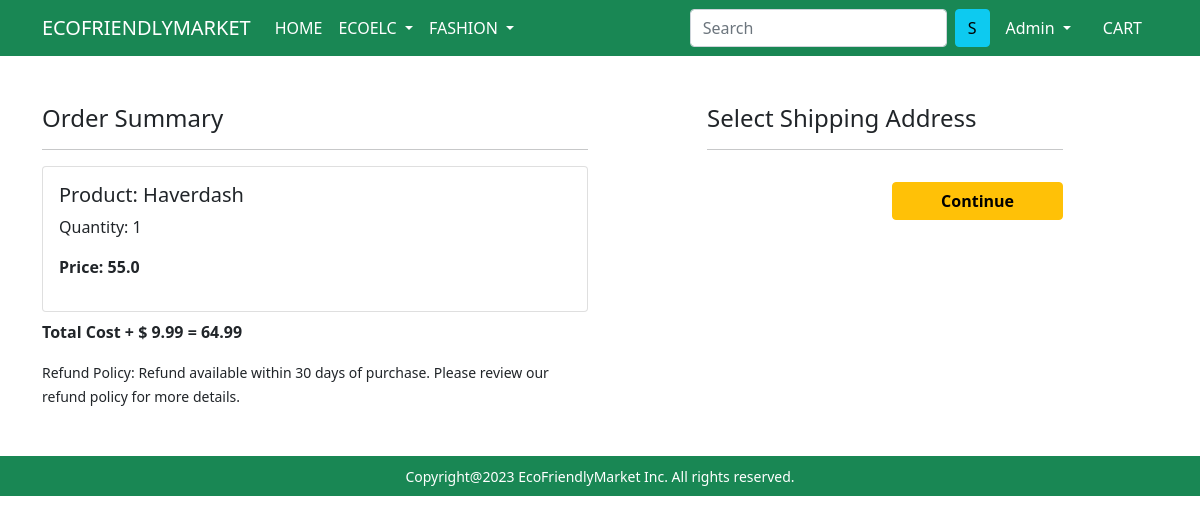
Screenshot of /checkout/ (signed in) with the database file from the repository.
### app/models.py (models this page shows, shortened)
class Cart(models.Model):
    user = models.ForeignKey(User, on_delete=models.CASCADE)
    product = models.ForeignKey(Product, on_delete=models.CASCADE)
    quantity = models.PositiveIntegerField(default=1)
    @property
    def total_cost(self):
        return self.quantity * self.product.discounted_price

class Product(models.Model):
    title = models.CharField(max_length=100)
    selling_price = models.FloatField()
    discounted_price = models.FloatField()
    description = models.TextField()
    brand = models.CharField(max_length=100)
    category = models.CharField(choices=CATEGORY_CHOICES, max_length=2)
    product_image = models.ImageField(upload_to='productimg')

### app/views.py (the view)
# urls.py: path('checkout/', views.checkout, name='checkout'),
@login_required
def checkout(request):
  user = request.user
  add = Customer.objects.filter(user=user)
  cart_items = Cart.objects.filter(user=user)
  amount = 0.0
  shipping_amount = 9.99
  totalamount = 0.0
  cart_product = [p for p in Cart.objects.all() if p.user ==request.user]
  if cart_product:
    for p in cart_product:
      tempamount = (p.quantity * p.product.discounted_price)
      amount += tempamount
    totalamount = amount + shipping_amount
  return render(request, 'app/checkout.html', {'add':add, 'totalamount':totalamount, 'cart_items':cart_items})

### app/templates/app/checkout.html (shortened to what this page needs)
{% extends 'app/base.html' %}
{% load static %}
{% block main-content %}
<div class="container">
 <div class="row mt-5">
  <div class="col-sm-6">
    <h4>Order Summary</h4>
    <hr>
    {% for item in cart_items %}
      <div class="card mb-2">
        <div class="card-body">
          <h5>Product: {{item.product.title}}</h5>
          <p>Quantity: {{item.quantity}}</p>
          <p class="fw-bold">Price: {{item.total_cost}}</p>
        </div>
      </div>
    {% endfor %}
    <p class="fw-bold">Total Cost + $ 9.99 = {{totalamount}}</p>
    <small>Refund Policy: Refund available within 30 days of purchase. Please review our refund policy for more details.</small>
  </div>
  <div class="col-sm-4 offset-sm-1">
    <h4>Select Shipping Address</h4>
    <hr>
    <form action="/paymentdone">
        <div class="text-end">
          <button type="submit" class="btn btn-warning mt-3 px-5 fw-bold">Continue</button>
        </div>
      </form>
    </div>
  </div>
</div>
{% endblock main-content %}

### app/templates/app/base.html (shortened to what this page needs)
<!doctype html>
{% load static %}
<html lang="en">
  <head>
    <link href="https://cdn.jsdelivr.net/npm/bootstrap@5.0.0-beta1/dist/css/bootstrap.min.css" rel="stylesheet">
    <link rel="stylesheet" href="{% static 'app/css/owl.carousel.min.css' %}">
    <link rel="stylesheet" href="{% static 'app/css/all.min.css' %}">
    <link rel="stylesheet" href="{% static 'app/css/style.css' %}">
  </head>
  <body>
    <nav class="navbar navbar-expand-lg navbar-dark bg-success">
     <div class="container">
       <a class="navbar-brand" href="/">ECOFRIENDLYMARKET</a>
       <div class="collapse navbar-collapse" id="navbarSupportedContent">
         <ul class="navbar-nav me-auto mb-2 mb-lg-0">
           <li class="nav-item">
             <a class="nav-link active" aria-current="page" href="/">HOME</a>
           </li>
           <li class="nav-item dropdown">
             <a class="nav-link dropdown-toggle text-white" href="#" id="electronicsDropdown" role="button" data-bs-toggle="dropdown" aria-expanded="false">
              ECOELC
             </a>
           </li>
           <li class="nav-item dropdown">
             <a class="nav-link dropdown-toggle text-white" href="#" id="fashionDropdown" role="button" data-bs-toggle="dropdown" aria-expanded="false">
               FASHION
             </a>
           </li>
         </ul>
         <form class="d-flex">
           <input class="form-control me-2" type="search" placeholder="Search" aria-label="Search">
           <button class="btn btn-info" type="submit">S</button>
         </form>
         <div>
          <ul class="navbar-nav me-auto mb-2 mb-lg-0">
            {% if request.user.is_authenticated %}
           <li class="nav-item dropdown mx-2">
              <a class="nav-link dropdown-toggle text-white" href="#" id="profileDropdown" role="button" data-bs-toggle="dropdown" aria-expanded="false">
                {{request.user.username|capfirst}}
              </a>
            </li>
            <li class="nav-item mx-2">
             <a href="{% url 'showcart' %}" class="nav-link text-white"> CART </a>
            </li>
            {% endif %}
          </ul>
         </div>
       </div>
     </div>
    </nav>
    {% block main-content %} {% endblock main-content %}
    <footer class="container-fluid bg-success text-center p-2 mt-5">
        <small class="text-white">Copyright@2023 EcoFriendlyMarket Inc. All rights reserved.</small>
    </footer>
  </body>
</html>

### rows the page displays
Cart: product "Haverdash", quantity "1", total_cost "55.0"

### other values shown
{{ request.user.username|capfirst }} "Admin"
{{ totalamount }} "64.99"
